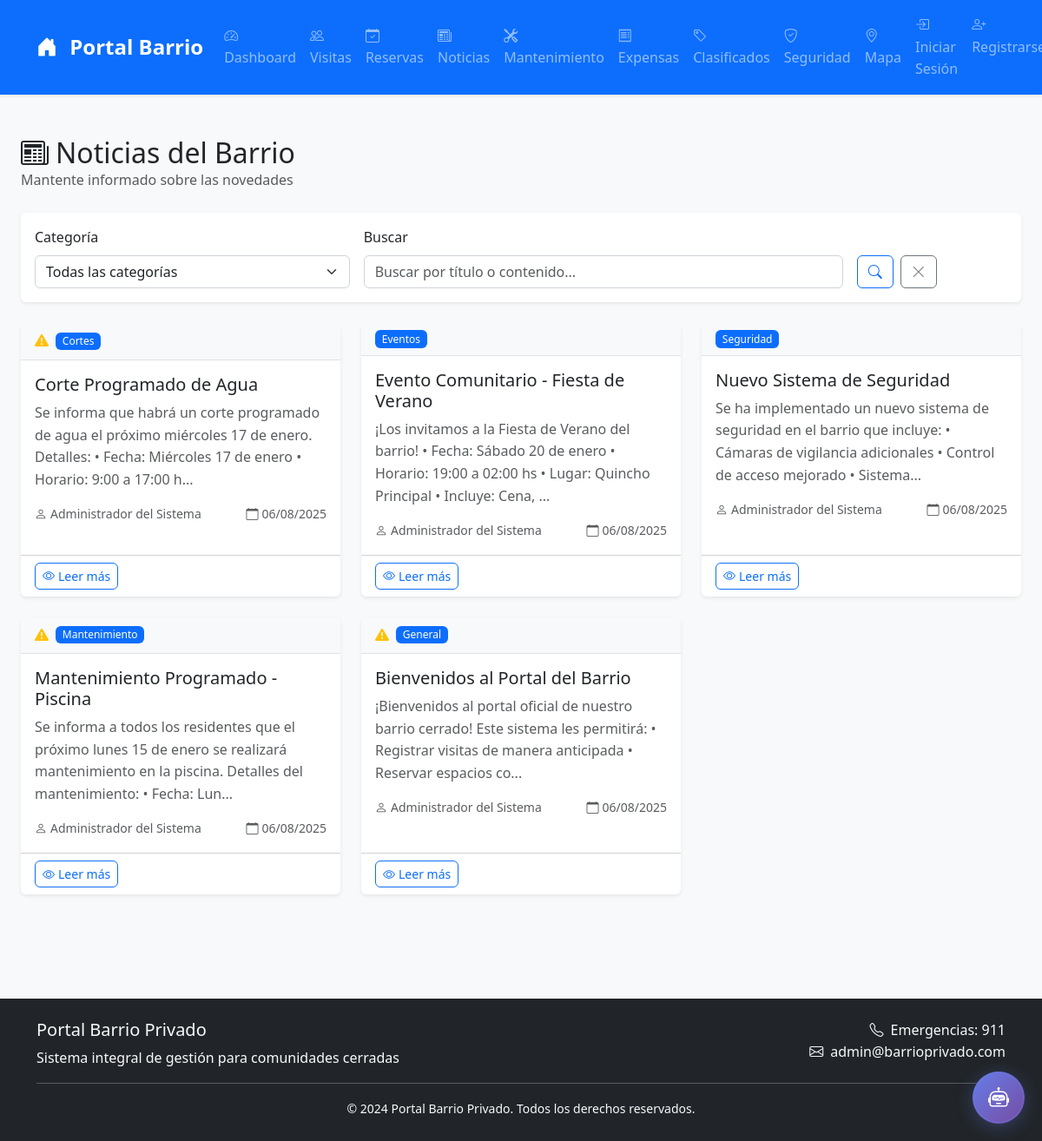
Before: /news/ with the older database file.
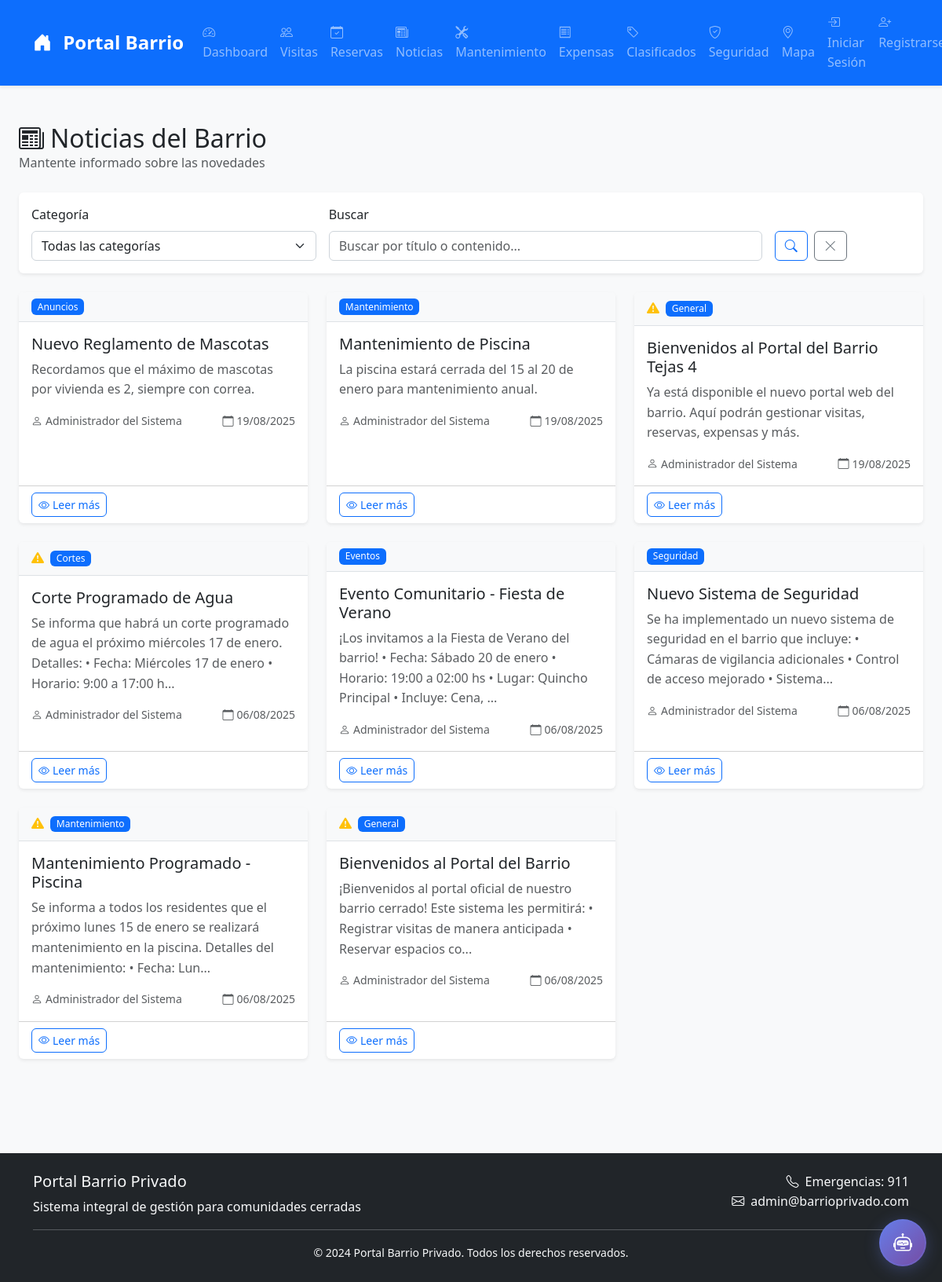
After: the same page with the newer database file.
### models.py (models this page shows, shortened)
class News(db.Model):
    __tablename__ = 'news'
    id = db.Column(db.Integer, primary_key=True)
    title = db.Column(db.String(200), nullable=False)
    content = db.Column(db.Text, nullable=False)
    author_id = db.Column(db.Integer, db.ForeignKey('users.id'), nullable=False)
    category = db.Column(db.String(50))
    is_important = db.Column(db.Boolean, default=False)
    is_published = db.Column(db.Boolean, default=True)
    published_at = db.Column(db.DateTime, default=datetime.utcnow)
    expires_at = db.Column(db.DateTime)
    image_path = db.Column(db.String(200))
    created_at = db.Column(db.DateTime, default=datetime.utcnow)
    updated_at = db.Column(db.DateTime, default=datetime.utcnow, onupdate=datetime.utcnow)

class User(UserMixin, db.Model):
    __tablename__ = 'users'
    id = db.Column(db.Integer, primary_key=True)
    username = db.Column(db.String(80), unique=True, nullable=False, index=True)
    email = db.Column(db.String(120), unique=True, nullable=False, index=True)
    password_hash = db.Column(db.String(255), nullable=False)
    name = db.Column(db.String(100), nullable=False)
    role = db.Column(db.String(20), default='resident')  # resident, admin, security, maintenance
    address = db.Column(db.String(200))
    phone = db.Column(db.String(20))
    emergency_contact = db.Column(db.String(200))
    is_active = db.Column(db.Boolean, default=True)
    email_verified = db.Column(db.Boolean, default=False)
    phone_verified = db.Column(db.Boolean, default=False)
    profile_image = db.Column(db.String(200))
    created_at = db.Column(db.DateTime, default=datetime.utcnow)
    updated_at = db.Column(db.DateTime, default=datetime.utcnow, onupdate=datetime.utcnow)
    last_login = db.Column(db.DateTime)
    two_factor_enabled = db.Column(db.Boolean, default=False)
    two_factor_secret = db.Column(db.String(32))  # Secreto TOTP
    two_factor_enabled_at = db.Column(db.DateTime)
    two_factor_backup_codes = db.Column(db.Text)  # Códigos de respaldo separados por comas
    visits = db.relationship('Visit', backref='resident', lazy='dynamic', cascade='all, delete-orphan')
    reservations = db.relationship('Reservation', foreign_keys='Reservation.user_id', backref='user', lazy='dynamic', cascade='all, delete-orphan')
    news = db.relationship('News', backref='author', lazy='dynamic', cascade='all, delete-orphan')
    maintenance_requests = db.relationship('Maintenance', foreign_keys='Maintenance.user_id', backref='user', lazy='dynamic', cascade='all, delete-orphan')
    expenses = db.relationship('Expense', backref='user', lazy='dynamic', cascade='all, delete-orphan')
    classifieds = db.relationship('Classified', backref='author', lazy='dynamic', cascade='all, delete-orphan')
    security_reports = db.relationship('SecurityReport', foreign_keys='SecurityReport.user_id', backref='author', lazy='dynamic', cascade='all, delete-orphan')
    notifications = db.relationship('Notification', backref='user', lazy='dynamic', cascade='all, delete-orphan')

### routes/news.py (the view)
@bp.route('/')
def index():
    page = request.args.get('page', 1, type=int)
    category = request.args.get('category', '')
    query = News.query.filter_by(is_published=True)
    if category:
        query = query.filter_by(category=category)
    news = query.order_by(News.created_at.desc()).paginate(
        page=page, per_page=10, error_out=False)
    from flask import current_app
    categories = current_app.config['NEWS_CATEGORIES']
    return render_template('news/index.html', news=news, categories=categories, current_category=category)

### performance_integration.py (called while the page is built)
    def setup_middleware(self):
        @self.app.before_request
        def before_request():
            request.start_time = datetime.now()
            logger.info(f"📥 {request.method} {request.path} - {request.remote_addr}")
        @self.app.after_request
        def after_request(response):
            if hasattr(request, 'start_time'):
                duration = (datetime.now() - request.start_time).total_seconds()
                response.headers['X-Response-Time'] = str(duration)
                if duration > 1.0:  # Más de 1 segundo
                    logger.warning(f"⚠️ Request lento: {request.path} ({duration:.2f}s)")
                else:
                    logger.info(f"📤 {request.method} {request.path} - {response.status_code} ({duration:.3f}s)")
            return response

### security.py (called while the page is built)
    def before_request(self):
        logger.info(f"{request.method} {request.path} - {request.remote_addr}")
        if request.path.startswith('/api/'):
            self.check_rate_limit()

### templates/news/index.html (shortened to what this page needs)
{% extends "base.html" %}
{% block content %}
<div class="container-fluid py-4">
    <div class="d-flex justify-content-between align-items-center mb-4">
        <div>
            <h2 class="mb-0">
                <i class="bi bi-newspaper me-2"></i>Noticias del Barrio
            </h2>
            <p class="text-muted mb-0">Mantente informado sobre las novedades</p>
        </div>
    </div>
    <div class="card mb-4">
        <div class="card-body">
            <form method="GET" class="row g-3">
                <div class="col-md-4">
                    <label class="form-label">Categoría</label>
                    <select name="category" class="form-select">
                        <option value="">Todas las categorías</option>
                    </select>
                </div>
                <div class="col-md-6">
                    <label class="form-label">Buscar</label>
                    <input type="text" name="search" class="form-control"
                           placeholder="Buscar por título o contenido..."
                           value="{{ request.args.get('search', '') }}">
                </div>
                <div class="col-md-2">
                    <label class="form-label">&nbsp;</label>
                    <div class="d-flex gap-2">
                        <button type="submit" class="btn btn-outline-primary">
                            <i class="bi bi-search"></i>
                        </button>
                        <a href="{{ url_for('news.index') }}" class="btn btn-outline-secondary">
                            <i class="bi bi-x-lg"></i>
                        </a>
                    </div>
                </div>
            </form>
        </div>
    </div>
    {% if news.items %}
        <div class="row">
            {% for article in news.items %}
            <div class="col-lg-6 col-xl-4 mb-4">
                <div class="card h-100">
                    <div class="card-header d-flex justify-content-between align-items-center">
                        <div class="d-flex align-items-center">
                            {% if article.is_important %}
                            <i class="bi bi-exclamation-triangle-fill text-warning me-2"></i>
                            {% endif %}
                            <span class="badge bg-primary">{{ article.category.title() }}</span>
                        </div>
                    </div>
                    <div class="card-body">
                        <h5 class="card-title">{{ article.title }}</h5>
                        <p class="card-text text-muted">
                            {{ article.content[:150] }}{% if article.content|length > 150 %}...{% endif %}
                        </p>
                        <div class="d-flex justify-content-between align-items-center text-muted small">
                            <div>
                                <i class="bi bi-person me-1"></i>{{ article.author.name }}
                            </div>
                            <div>
                                <i class="bi bi-calendar me-1"></i>{{ article.created_at.strftime('%d/%m/%Y') }}
                            </div>
                        </div>
                    </div>
                    <div class="card-footer bg-transparent">
                        <div class="d-flex justify-content-between">
                            <a href="{{ url_for('news.show', news_id=article.id) }}"
                               class="btn btn-sm btn-outline-primary">
                                <i class="bi bi-eye me-1"></i>Leer más
                            </a>
                        </div>
                    </div>
                </div>
            </div>
            {% endfor %}
        </div>
    {% endif %}
</div>
{% endblock %}

Changed rows visible on the page:
added News: category "Anuncios", title "Nuevo Reglamento de Mascotas", content "Recordamos que el máximo de mascotas por vivienda es 2, siempre con correa.", author.name "Administrador del Sistema", created_at "19/08/2025"
added News: category "Mantenimiento", title "Mantenimiento de Piscina", content "La piscina estará cerrada del 15 al 20 de enero para mantenimiento anual.", author.name "Administrador del Sistema", created_at "19/08/2025"
added News: is_important True (drawn), category "General", title "Bienvenidos al Portal del Barrio Tejas 4", content "Ya está disponible el nuevo portal web del barrio. Aquí podrán gestionar visitas, reservas, expensas y más.", author.name "Administrador del Sistema", created_at "19/08/2025"
